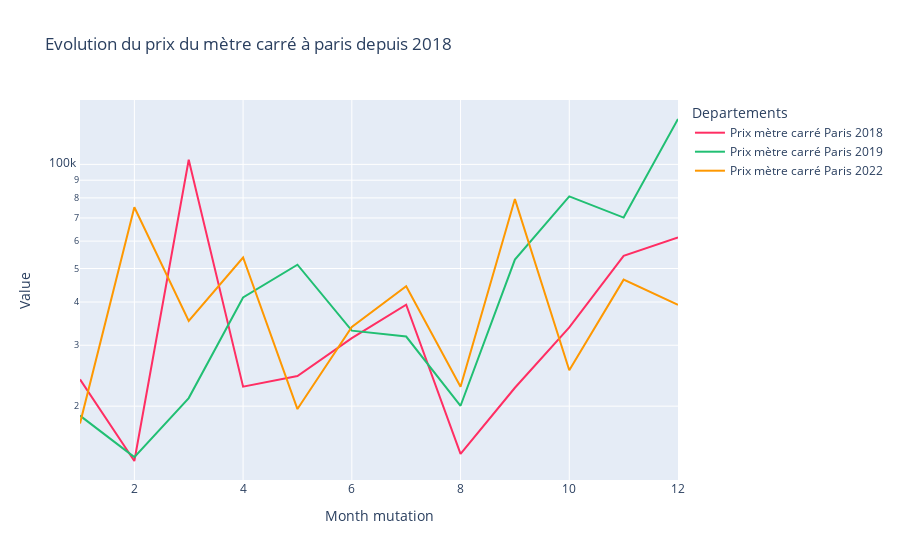

Write notebook code for a chart like this one.
### Code cell
temp = data[(data["Type local"] != "Dépendance")& (data["Type local"] != "Local industriel. commercial ou assimilé")].reset_index(drop = True)
temp["Month mutation"] = temp["Date mutation"].dt.month

temp['Prix mètre carré Paris 2018'] = temp[(temp["Code departement"] == '75')&(temp["Date mutation"].dt.year == 2018)]["Valeur fonciere"]/temp[(temp["Code departement"] == '75')&(temp["Date mutation"].dt.year == 2018)]["Surface reelle bati"]
temp['Prix mètre carré Paris 2019'] = temp[(temp["Code departement"] == '75')&(temp["Date mutation"].dt.year == 2019)]["Valeur fonciere"]/temp[(temp["Code departement"] == '75')&(temp["Date mutation"].dt.year == 2019)]["Surface reelle bati"]
temp['Prix mètre carré Paris 2022'] = temp[(temp["Code departement"] == '75')&(temp["Date mutation"].dt.year == 2022)]["Valeur fonciere"]/temp[(temp["Code departement"] == '75')&(temp["Date mutation"].dt.year == 2022)]["Surface reelle bati"]

temp =temp.replace(np.inf, np.nan)
display(temp['Prix mètre carré Paris 2018'].mean())
display(temp)

# temp['No. of Recovered to 1 Death Case'] = round(temp['Recovered']/temp['Deaths'], 3)
temp = temp.groupby('Month mutation')["Prix mètre carré Paris 2018","Prix mètre carré Paris 2019","Prix mètre carré Paris 2022"].mean().reset_index()

temp = temp.melt(id_vars='Month mutation', value_vars=['Prix mètre carré Paris 2018','Prix mètre carré Paris 2019','Prix mètre carré Paris 2022'], 
                 var_name='Departements', value_name='Value')

fig = px.line(temp, x="Month mutation", y="Value", color='Departements', log_y=True, 
              title='Evolution du prix du mètre carré à paris depuis 2018', color_discrete_sequence=[dth, rec,act])
fig.show()

### Figure 1 — Plotly figure (JSON) as saved in the notebook; plotly's stock layout.template omitted (floating-point values rounded to 4 significant figures)
{"data": [{"hovertemplate": "Departements=Prix mètre carré Paris 2018<br>Month mutation=%{x}<br>Value=%{y}<extra></extra>", "legendgroup": "Prix mètre carré Paris 2018", "line": {"color": "#ff2e63", "dash": "solid"}, "marker": {"symbol": "circle"}, "mode": "lines", "name": "Prix mètre carré Paris 2018", "orientation": "v", "showlegend": true, "type": "scatter", "x": [1, 2, 3, 4, 5, 6, 7, 8, 9, 10, 11, 12], "xaxis": "x", "y": [23890.0, 13880.0, 103200.0, 22770.0, 24450.0, 31440.0, 39300.0, 14560.0, 22610.0, 33790.0, 54420.0, 61470.0], "yaxis": "y"}, {"hovertemplate": "Departements=Prix mètre carré Paris 2019<br>Month mutation=%{x}<br>Value=%{y}<extra></extra>", "legendgroup": "Prix mètre carré Paris 2019", "line": {"color": "#21bf73", "dash": "solid"}, "marker": {"symbol": "circle"}, "mode": "lines", "name": "Prix mètre carré Paris 2019", "orientation": "v", "showlegend": true, "type": "scatter", "x": [1, 2, 3, 4, 5, 6, 7, 8, 9, 10, 11, 12], "xaxis": "x", "y": [18780.0, 14240.0, 21110.0, 41230.0, 51270.0, 33060.0, 31790.0, 20050.0, 53060.0, 80810.0, 70170.0, 135300.0], "yaxis": "y"}, {"hovertemplate": "Departements=Prix mètre carré Paris 2022<br>Month mutation=%{x}<br>Value=%{y}<extra></extra>", "legendgroup": "Prix mètre carré Paris 2022", "line": {"color": "#fe9801", "dash": "solid"}, "marker": {"symbol": "circle"}, "mode": "lines", "name": "Prix mètre carré Paris 2022", "orientation": "v", "showlegend": true, "type": "scatter", "x": [1, 2, 3, 4, 5, 6, 7, 8, 9, 10, 11, 12], "xaxis": "x", "y": [17820.0, 75140.0, 35280.0, 53800.0, 19620.0, 33890.0, 44410.0, 22760.0, 79360.0, 25400.0, 46430.0, 39280.0], "yaxis": "y"}], "layout": {"legend": {"title": {"text": "Departements"}, "tracegroupgap": 0}, "title": {"text": "Evolution du prix du mètre carré à paris depuis 2018"}, "xaxis": {"anchor": "y", "domain": [0, 1], "title": {"text": "Month mutation"}}, "yaxis": {"anchor": "x", "domain": [0, 1], "title": {"text": "Value"}, "type": "log"}}}
